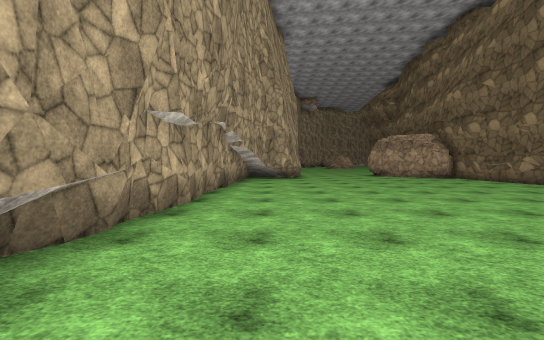
View 1 (above)

16 first-person views from a walk through a Unity game level. The camera is 1.5 m above the floor, tilts 2° down and sees 90° across. The floor is counted in squares, 2 m on a side. Each view is taken from the middle of a square. On the plan, view 1 faces up. The plan holds only what a view shows up to about 10 squares ahead; the rest is blank. The place goes on beyond the plan. Surface patterns are stand-ins for the level's own textures.

View 2
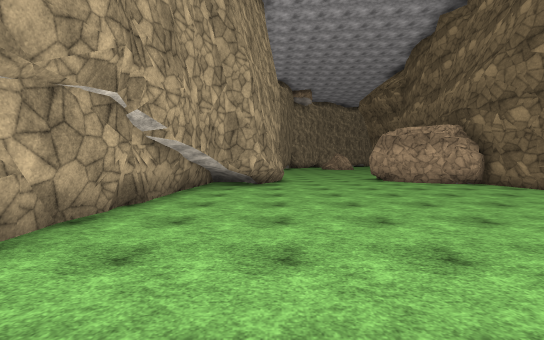

View 3
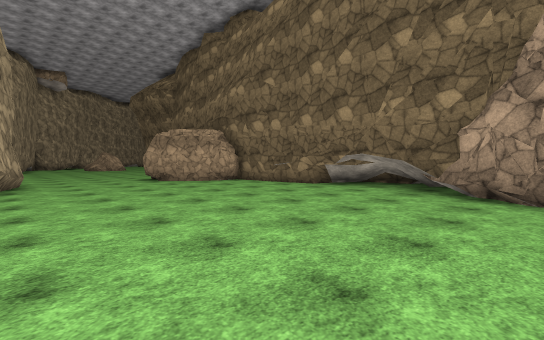

View 4
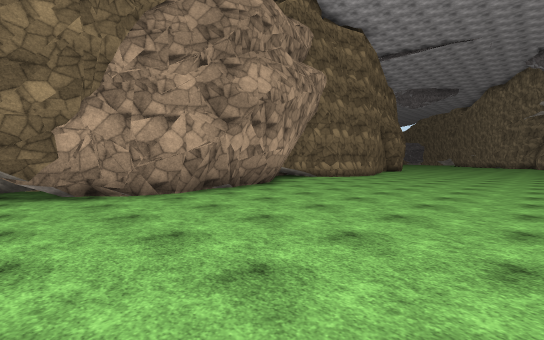

View 5
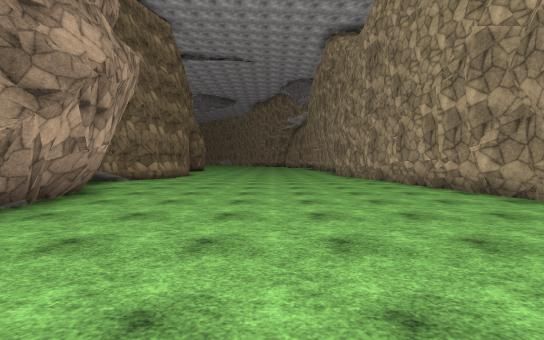

View 6
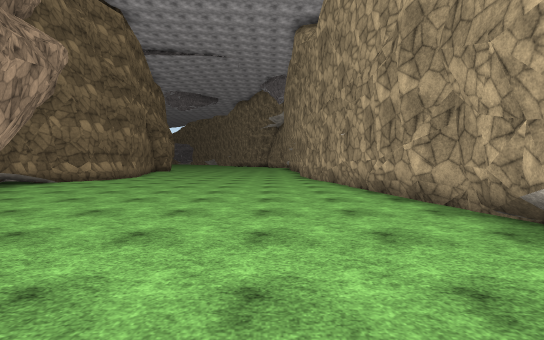

View 7
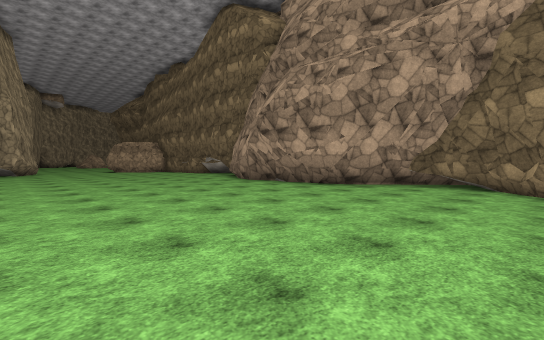

View 8
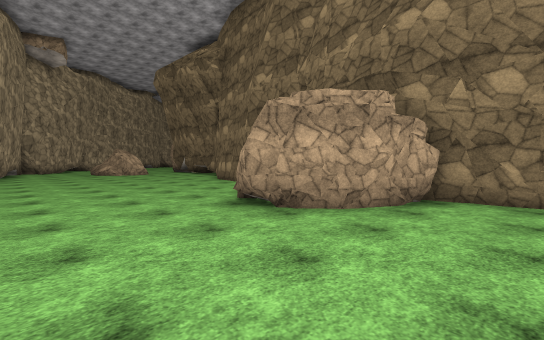

View 9
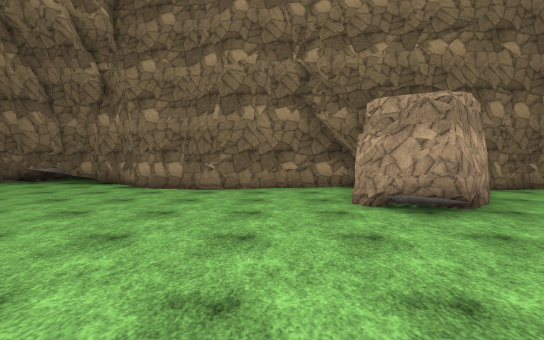

View 10
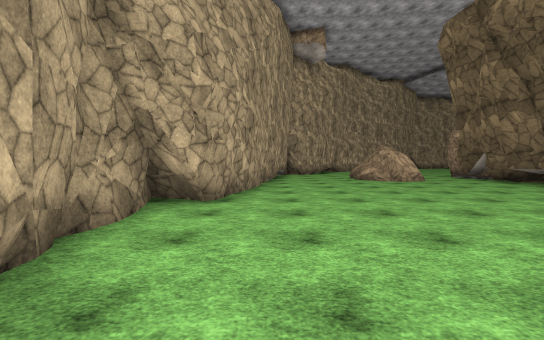

View 11
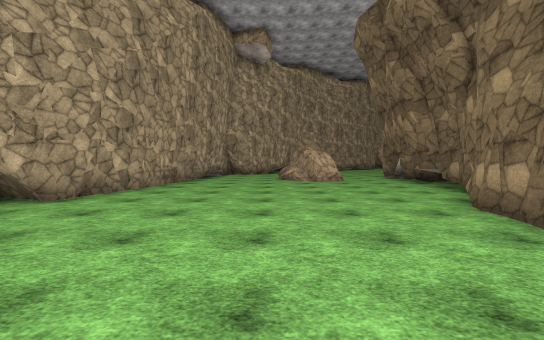

View 12
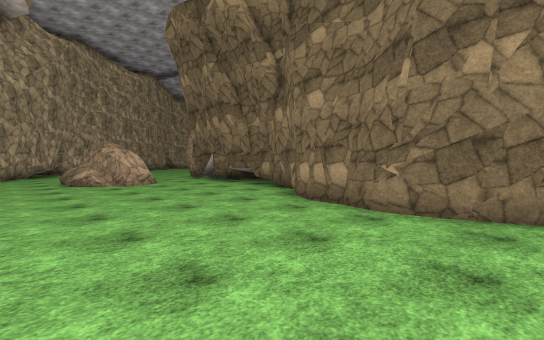

View 13
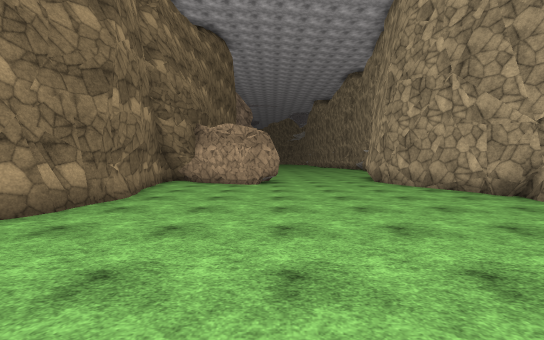

View 14
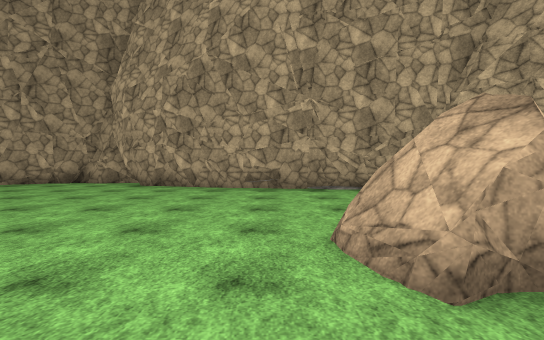

View 15
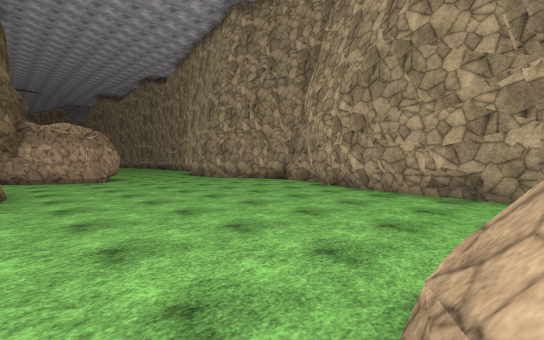

View 16
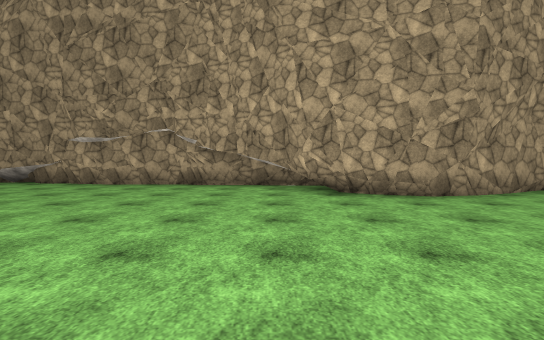

### Floor plan
Key: @ floor where view 1 was taken; # wall or solid block; . floor.
Columns run from 2 left of view 1 to 11 right of it. Each row starts with its distance up from view 1.
 25     #...##..#
 24    ##.......##
 23    #........#
 22    #........#
 21    #........#
 20   ##.......##
 19   #.......##
 18   #.......#
 17   #.......##
 16   #........#
 15   ##.......#
 14    #...###.#
 13    #...#####
 12  ###....###
 11  ###......#
 10  #........#
  9  #........#
  8 ##........##
  7 #.........###
  6 #.........###
  5 #.........##
  4 #.........#
  3 #........##
  2 #........#
  1 #........#
  0 #.@......#
 -1 #........##
 -2 #.........#
 -3 ##........##
 -4  #.........##
 -5  #.........#
 -6  #........##

Positions as (right, up) in squares from view 1, and headings:
1: (0, 0), facing up
2: (1, 3), facing up
3: (1, 3), facing up-right
4: (1, 5), facing down-right
5: (3, 5), facing down
6: (1, 4), facing down
7: (0, -6), facing up-right
8: (2, 10), facing up-right
9: (1, 16), facing right
10: (2, 15), facing up
11: (5, 15), facing up
12: (4, 16), facing up-right
13: (5, 23), facing down
14: (9, 24), facing left
15: (8, 25), facing down-left
16: (7, 10), facing left
